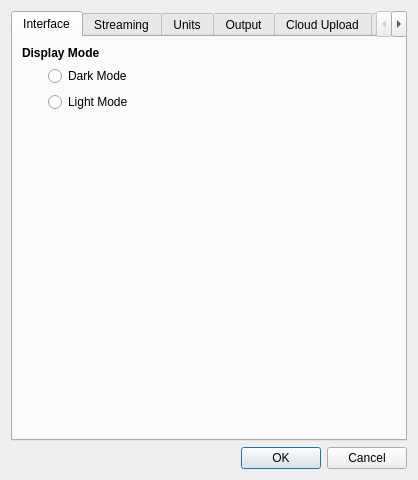
<?xml version="1.0" encoding="UTF-8"?>
<ui version="4.0">
 <class>PreferencesDialog</class>
 <widget class="QDialog" name="PreferencesDialog">
  <property name="geometry">
   <rect>
    <x>0</x>
    <y>0</y>
    <width>411</width>
    <height>480</height>
   </rect>
  </property>
  <property name="windowTitle">
   <string>Preferences</string>
  </property>
  <layout class="QGridLayout" name="gridLayout_5">
   <item row="0" column="0">
    <widget class="QTabWidget" name="tabWidget">
     <property name="currentIndex">
      <number>0</number>
     </property>
     <widget class="QWidget" name="interfaceTab">
      <attribute name="title">
       <string>Interface</string>
      </attribute>
      <layout class="QGridLayout" name="gridLayout_8" columnstretch="0,1">
       <item row="0" column="0" colspan="2">
        <widget class="QLabel" name="ledsLabel_2">
         <property name="font">
          <font>
           <weight>75</weight>
           <bold>true</bold>
          </font>
         </property>
         <property name="text">
          <string>Display Mode</string>
         </property>
        </widget>
       </item>
       <item row="1" column="0">
        <spacer name="horizontalSpacer_6">
         <property name="orientation">
          <enum>Qt::Horizontal</enum>
         </property>
         <property name="sizeType">
          <enum>QSizePolicy::Fixed</enum>
         </property>
         <property name="sizeHint" stdset="0">
          <size>
           <width>20</width>
           <height>10</height>
          </size>
         </property>
        </spacer>
       </item>
       <item row="1" column="1">
        <widget class="QRadioButton" name="darkMode">
         <property name="text">
          <string>Dark Mode</string>
         </property>
        </widget>
       </item>
       <item row="2" column="1">
        <widget class="QRadioButton" name="lightMode">
         <property name="text">
          <string>Light Mode</string>
         </property>
        </widget>
       </item>
       <item row="3" column="0" colspan="2">
        <spacer name="verticalSpacer_12">
         <property name="orientation">
          <enum>Qt::Vertical</enum>
         </property>
         <property name="sizeHint" stdset="0">
          <size>
           <width>369</width>
           <height>223</height>
          </size>
         </property>
        </spacer>
       </item>
      </layout>
     </widget>
     <widget class="QWidget" name="streamingTab">
      <attribute name="title">
       <string>Streaming</string>
      </attribute>
      <layout class="QGridLayout" name="gridLayout_3">
       <item row="1" column="0">
        <spacer name="horizontalSpacer_3">
         <property name="orientation">
          <enum>Qt::Horizontal</enum>
         </property>
         <property name="sizeType">
          <enum>QSizePolicy::Fixed</enum>
         </property>
         <property name="sizeHint" stdset="0">
          <size>
           <width>20</width>
           <height>10</height>
          </size>
         </property>
        </spacer>
       </item>
       <item row="1" column="1">
        <widget class="QCheckBox" name="automaticRGBCheckBox">
         <property name="text">
          <string>Automatically set RGB LEDs when connecting/disconnecting</string>
         </property>
         <property name="checked">
          <bool>true</bool>
         </property>
        </widget>
       </item>
       <item row="0" column="0" colspan="2">
        <widget class="QLabel" name="ledsLabel">
         <property name="font">
          <font>
           <weight>75</weight>
           <bold>true</bold>
          </font>
         </property>
         <property name="text">
          <string>RGB LEDs</string>
         </property>
        </widget>
       </item>
       <item row="5" column="0" colspan="2">
        <spacer name="verticalSpacer_9">
         <property name="orientation">
          <enum>Qt::Vertical</enum>
         </property>
         <property name="sizeHint" stdset="0">
          <size>
           <width>369</width>
           <height>243</height>
          </size>
         </property>
        </spacer>
       </item>
       <item row="2" column="0" colspan="2">
        <widget class="QLabel" name="downsamplingLabel">
         <property name="font">
          <font>
           <weight>75</weight>
           <bold>true</bold>
          </font>
         </property>
         <property name="text">
          <string>Downsampling (time domain graph only)</string>
         </property>
        </widget>
       </item>
       <item row="3" column="1">
        <widget class="QCheckBox" name="downsampleCheckBox">
         <property name="text">
          <string>Downsample high speed channels</string>
         </property>
         <property name="checked">
          <bool>true</bool>
         </property>
        </widget>
       </item>
       <item row="4" column="1">
        <widget class="QCheckBox" name="plotMeanCheckBox">
         <property name="text">
          <string>Plot 1 second mean</string>
         </property>
        </widget>
       </item>
      </layout>
     </widget>
     <widget class="QWidget" name="unitTab">
      <attribute name="title">
       <string>Units</string>
      </attribute>
      <layout class="QGridLayout" name="gridLayout">
       <item row="0" column="0" colspan="2">
        <widget class="QLabel" name="unitsLabel">
         <property name="font">
          <font>
           <weight>75</weight>
           <bold>true</bold>
          </font>
         </property>
         <property name="text">
          <string>Display Units</string>
         </property>
        </widget>
       </item>
       <item row="1" column="0">
        <spacer name="horizontalSpacer">
         <property name="orientation">
          <enum>Qt::Horizontal</enum>
         </property>
         <property name="sizeType">
          <enum>QSizePolicy::Fixed</enum>
         </property>
         <property name="sizeHint" stdset="0">
          <size>
           <width>20</width>
           <height>10</height>
          </size>
         </property>
        </spacer>
       </item>
       <item row="4" column="0" colspan="2">
        <spacer name="verticalSpacer_7">
         <property name="orientation">
          <enum>Qt::Vertical</enum>
         </property>
         <property name="sizeHint" stdset="0">
          <size>
           <width>20</width>
           <height>0</height>
          </size>
         </property>
        </spacer>
       </item>
       <item row="1" column="1">
        <widget class="UnitPreferencesWidget" name="unitPreferences" native="true"/>
       </item>
      </layout>
     </widget>
     <widget class="QWidget" name="outputTab">
      <attribute name="title">
       <string>Output</string>
      </attribute>
      <layout class="QGridLayout" name="gridLayout_2" columnstretch="0,1,0">
       <item row="6" column="0" colspan="3">
        <spacer name="verticalSpacer_8">
         <property name="orientation">
          <enum>Qt::Vertical</enum>
         </property>
         <property name="sizeHint" stdset="0">
          <size>
           <width>369</width>
           <height>237</height>
          </size>
         </property>
        </spacer>
       </item>
       <item row="0" column="0" colspan="3">
        <widget class="QLabel" name="outputLocationLabel">
         <property name="font">
          <font>
           <weight>75</weight>
           <bold>true</bold>
          </font>
         </property>
         <property name="text">
          <string>Output Location</string>
         </property>
        </widget>
       </item>
       <item row="5" column="2">
        <widget class="QSpinBox" name="compressionLevel">
         <property name="minimum">
          <number>0</number>
         </property>
         <property name="maximum">
          <number>9</number>
         </property>
         <property name="value">
          <number>6</number>
         </property>
        </widget>
       </item>
       <item row="3" column="0" colspan="3">
        <widget class="QLabel" name="compressionLabel">
         <property name="font">
          <font>
           <weight>75</weight>
           <bold>true</bold>
          </font>
         </property>
         <property name="text">
          <string>Compression</string>
         </property>
        </widget>
       </item>
       <item row="5" column="1">
        <widget class="QLabel" name="compressionLevelLabel">
         <property name="text">
          <string>Compression Level (default 6)</string>
         </property>
        </widget>
       </item>
       <item row="1" column="1" colspan="2">
        <layout class="QHBoxLayout" name="horizontalLayout">
         <item>
          <widget class="QLineEdit" name="outputLocation"/>
         </item>
         <item>
          <widget class="QPushButton" name="browseButton">
           <property name="text">
            <string>Browse...</string>
           </property>
          </widget>
         </item>
        </layout>
       </item>
       <item row="1" column="0">
        <spacer name="horizontalSpacer_2">
         <property name="orientation">
          <enum>Qt::Horizontal</enum>
         </property>
         <property name="sizeType">
          <enum>QSizePolicy::Fixed</enum>
         </property>
         <property name="sizeHint" stdset="0">
          <size>
           <width>20</width>
           <height>10</height>
          </size>
         </property>
        </spacer>
       </item>
      </layout>
     </widget>
     <widget class="QWidget" name="uploadTab">
      <attribute name="title">
       <string>Cloud Upload</string>
      </attribute>
      <layout class="QGridLayout" name="gridLayout_4">
       <item row="5" column="3">
        <widget class="QLineEdit" name="uploadAccessKeyID">
         <property name="enabled">
          <bool>false</bool>
         </property>
        </widget>
       </item>
       <item row="5" column="2">
        <widget class="QLabel" name="uploadAccessKeyIDLabel">
         <property name="enabled">
          <bool>false</bool>
         </property>
         <property name="text">
          <string>AWS Access Key ID</string>
         </property>
        </widget>
       </item>
       <item row="2" column="1">
        <spacer name="horizontalSpacer_5">
         <property name="orientation">
          <enum>Qt::Horizontal</enum>
         </property>
         <property name="sizeType">
          <enum>QSizePolicy::Fixed</enum>
         </property>
         <property name="sizeHint" stdset="0">
          <size>
           <width>20</width>
           <height>10</height>
          </size>
         </property>
        </spacer>
       </item>
       <item row="1" column="1" colspan="3">
        <widget class="QCheckBox" name="enableUpload">
         <property name="text">
          <string>Enable AWS S3 Upload</string>
         </property>
        </widget>
       </item>
       <item row="6" column="3">
        <widget class="QLineEdit" name="uploadSecretAccessKey">
         <property name="enabled">
          <bool>false</bool>
         </property>
         <property name="echoMode">
          <enum>QLineEdit::PasswordEchoOnEdit</enum>
         </property>
        </widget>
       </item>
       <item row="2" column="2">
        <widget class="QLabel" name="s3BucketLabel">
         <property name="enabled">
          <bool>false</bool>
         </property>
         <property name="text">
          <string>S3 Bucket</string>
         </property>
        </widget>
       </item>
       <item row="0" column="0" colspan="3">
        <widget class="QLabel" name="s3UploadLabel">
         <property name="font">
          <font>
           <weight>75</weight>
           <bold>true</bold>
          </font>
         </property>
         <property name="text">
          <string>Amazon S3 Upload</string>
         </property>
        </widget>
       </item>
       <item row="4" column="2">
        <widget class="QLabel" name="uploadDirectoryLabel">
         <property name="enabled">
          <bool>false</bool>
         </property>
         <property name="text">
          <string>Upload Directory</string>
         </property>
        </widget>
       </item>
       <item row="4" column="3">
        <widget class="QLineEdit" name="uploadDirectory">
         <property name="enabled">
          <bool>false</bool>
         </property>
        </widget>
       </item>
       <item row="1" column="0">
        <spacer name="horizontalSpacer_4">
         <property name="orientation">
          <enum>Qt::Horizontal</enum>
         </property>
         <property name="sizeType">
          <enum>QSizePolicy::Fixed</enum>
         </property>
         <property name="sizeHint" stdset="0">
          <size>
           <width>20</width>
           <height>10</height>
          </size>
         </property>
        </spacer>
       </item>
       <item row="8" column="0" colspan="4">
        <spacer name="verticalSpacer_10">
         <property name="orientation">
          <enum>Qt::Vertical</enum>
         </property>
         <property name="sizeHint" stdset="0">
          <size>
           <width>369</width>
           <height>116</height>
          </size>
         </property>
        </spacer>
       </item>
       <item row="2" column="3">
        <widget class="QLineEdit" name="s3Bucket">
         <property name="enabled">
          <bool>false</bool>
         </property>
        </widget>
       </item>
       <item row="7" column="2" colspan="2">
        <widget class="QCheckBox" name="uploadDeleteOriginal">
         <property name="enabled">
          <bool>false</bool>
         </property>
         <property name="text">
          <string>Delete original .apd after successful upload</string>
         </property>
        </widget>
       </item>
       <item row="6" column="2">
        <widget class="QLabel" name="uploadSecretAccessKeyLabel">
         <property name="enabled">
          <bool>false</bool>
         </property>
         <property name="text">
          <string>AWS Secret Access Key</string>
         </property>
        </widget>
       </item>
       <item row="3" column="2">
        <widget class="QLabel" name="awsRegionLabel">
         <property name="enabled">
          <bool>false</bool>
         </property>
         <property name="text">
          <string>S3 Bucket AWS Region</string>
         </property>
        </widget>
       </item>
       <item row="3" column="3">
        <widget class="QLineEdit" name="awsRegion">
         <property name="enabled">
          <bool>false</bool>
         </property>
        </widget>
       </item>
      </layout>
     </widget>
     <widget class="QWidget" name="alertTab">
      <attribute name="title">
       <string>Alerts</string>
      </attribute>
      <layout class="QGridLayout" name="gridLayout_6">
       <item row="1" column="0">
        <spacer name="horizontalSpacer_7">
         <property name="orientation">
          <enum>Qt::Horizontal</enum>
         </property>
         <property name="sizeType">
          <enum>QSizePolicy::Fixed</enum>
         </property>
         <property name="sizeHint" stdset="0">
          <size>
           <width>20</width>
           <height>10</height>
          </size>
         </property>
        </spacer>
       </item>
       <item row="0" column="0" colspan="3">
        <widget class="QLabel" name="alertEmailLabel">
         <property name="font">
          <font>
           <weight>75</weight>
           <bold>true</bold>
          </font>
         </property>
         <property name="text">
          <string>Alert Email</string>
         </property>
        </widget>
       </item>
       <item row="3" column="0" colspan="3">
        <spacer name="verticalSpacer_11">
         <property name="orientation">
          <enum>Qt::Vertical</enum>
         </property>
         <property name="sizeHint" stdset="0">
          <size>
           <width>369</width>
           <height>284</height>
          </size>
         </property>
        </spacer>
       </item>
       <item row="2" column="2">
        <widget class="QWidget" name="smtpWidget" native="true">
         <property name="enabled">
          <bool>false</bool>
         </property>
         <property name="sizePolicy">
          <sizepolicy hsizetype="Minimum" vsizetype="Minimum">
           <horstretch>1</horstretch>
           <verstretch>1</verstretch>
          </sizepolicy>
         </property>
         <layout class="QGridLayout" name="gridLayout_7">
          <property name="leftMargin">
           <number>0</number>
          </property>
          <property name="topMargin">
           <number>0</number>
          </property>
          <property name="rightMargin">
           <number>0</number>
          </property>
          <property name="bottomMargin">
           <number>0</number>
          </property>
          <item row="1" column="0">
           <widget class="QLabel" name="toAddressLabel">
            <property name="text">
             <string>To Address</string>
            </property>
            <property name="buddy">
             <cstring>toAddress</cstring>
            </property>
           </widget>
          </item>
          <item row="8" column="0">
           <widget class="QLabel" name="smtpUserLabel">
            <property name="text">
             <string>SMTP User</string>
            </property>
            <property name="buddy">
             <cstring>smtpUser</cstring>
            </property>
           </widget>
          </item>
          <item row="0" column="1">
           <widget class="QLineEdit" name="fromAddress"/>
          </item>
          <item row="2" column="1">
           <widget class="QLineEdit" name="smtpHost"/>
          </item>
          <item row="9" column="0">
           <widget class="QLabel" name="smtpPasswordLabel">
            <property name="text">
             <string>SMTP Password</string>
            </property>
            <property name="buddy">
             <cstring>smtpPassword</cstring>
            </property>
           </widget>
          </item>
          <item row="9" column="1">
           <widget class="QLineEdit" name="smtpPassword">
            <property name="echoMode">
             <enum>QLineEdit::PasswordEchoOnEdit</enum>
            </property>
           </widget>
          </item>
          <item row="2" column="0">
           <widget class="QLabel" name="smtpHostLabel">
            <property name="text">
             <string>SMTP Server Host</string>
            </property>
            <property name="buddy">
             <cstring>smtpHost</cstring>
            </property>
           </widget>
          </item>
          <item row="5" column="0">
           <widget class="QRadioButton" name="useSSL">
            <property name="text">
             <string>SSL/TLS</string>
            </property>
           </widget>
          </item>
          <item row="0" column="0">
           <widget class="QLabel" name="fromAddressLabel">
            <property name="text">
             <string>From Address</string>
            </property>
            <property name="buddy">
             <cstring>fromAddress</cstring>
            </property>
           </widget>
          </item>
          <item row="3" column="0">
           <widget class="QLabel" name="smtpPortLabel">
            <property name="text">
             <string>SMTP Server Port</string>
            </property>
           </widget>
          </item>
          <item row="3" column="1">
           <widget class="QSpinBox" name="smtpPort">
            <property name="minimum">
             <number>1</number>
            </property>
            <property name="maximum">
             <number>65535</number>
            </property>
           </widget>
          </item>
          <item row="4" column="0">
           <widget class="QRadioButton" name="useSTARTTLS">
            <property name="text">
             <string>STARTTLS</string>
            </property>
            <property name="checked">
             <bool>true</bool>
            </property>
           </widget>
          </item>
          <item row="8" column="1">
           <widget class="QLineEdit" name="smtpUser"/>
          </item>
          <item row="6" column="0">
           <widget class="QRadioButton" name="noSecurity">
            <property name="text">
             <string>No Security</string>
            </property>
           </widget>
          </item>
          <item row="1" column="1">
           <widget class="QLineEdit" name="toAddress"/>
          </item>
          <item row="7" column="0" colspan="2">
           <widget class="QCheckBox" name="useAuthentication">
            <property name="text">
             <string>Use Authentication</string>
            </property>
            <property name="checked">
             <bool>true</bool>
            </property>
           </widget>
          </item>
          <item row="10" column="0">
           <widget class="QPushButton" name="testEmail">
            <property name="enabled">
             <bool>false</bool>
            </property>
            <property name="text">
             <string>Send Test Email</string>
            </property>
           </widget>
          </item>
         </layout>
        </widget>
       </item>
       <item row="2" column="1">
        <spacer name="horizontalSpacer_8">
         <property name="orientation">
          <enum>Qt::Horizontal</enum>
         </property>
         <property name="sizeType">
          <enum>QSizePolicy::Fixed</enum>
         </property>
         <property name="sizeHint" stdset="0">
          <size>
           <width>20</width>
           <height>10</height>
          </size>
         </property>
        </spacer>
       </item>
       <item row="1" column="1" colspan="2">
        <widget class="QCheckBox" name="enableAlertEmail">
         <property name="text">
          <string>Send email when alert is generated</string>
         </property>
        </widget>
       </item>
      </layout>
     </widget>
    </widget>
   </item>
   <item row="1" column="0">
    <widget class="QDialogButtonBox" name="buttonBox">
     <property name="orientation">
      <enum>Qt::Horizontal</enum>
     </property>
     <property name="standardButtons">
      <set>QDialogButtonBox::Cancel|QDialogButtonBox::Ok</set>
     </property>
    </widget>
   </item>
  </layout>
 </widget>
 <customwidgets>
  <customwidget>
   <class>UnitPreferencesWidget</class>
   <extends>QWidget</extends>
   <header location="global">hyperborea.unit_preferences</header>
   <container>1</container>
  </customwidget>
 </customwidgets>
 <tabstops>
  <tabstop>tabWidget</tabstop>
  <tabstop>enableAlertEmail</tabstop>
  <tabstop>fromAddress</tabstop>
  <tabstop>toAddress</tabstop>
  <tabstop>smtpHost</tabstop>
  <tabstop>useSTARTTLS</tabstop>
  <tabstop>useSSL</tabstop>
  <tabstop>noSecurity</tabstop>
  <tabstop>useAuthentication</tabstop>
  <tabstop>smtpUser</tabstop>
  <tabstop>smtpPassword</tabstop>
  <tabstop>downsampleCheckBox</tabstop>
  <tabstop>automaticRGBCheckBox</tabstop>
  <tabstop>outputLocation</tabstop>
  <tabstop>browseButton</tabstop>
  <tabstop>compressionLevel</tabstop>
  <tabstop>enableUpload</tabstop>
  <tabstop>uploadSecretAccessKey</tabstop>
  <tabstop>uploadDeleteOriginal</tabstop>
  <tabstop>s3Bucket</tabstop>
  <tabstop>awsRegion</tabstop>
  <tabstop>uploadDirectory</tabstop>
  <tabstop>uploadAccessKeyID</tabstop>
 </tabstops>
 <resources/>
 <connections>
  <connection>
   <sender>buttonBox</sender>
   <signal>accepted()</signal>
   <receiver>PreferencesDialog</receiver>
   <slot>accept()</slot>
   <hints>
    <hint type="sourcelabel">
     <x>275</x>
     <y>470</y>
    </hint>
    <hint type="destinationlabel">
     <x>157</x>
     <y>274</y>
    </hint>
   </hints>
  </connection>
  <connection>
   <sender>buttonBox</sender>
   <signal>rejected()</signal>
   <receiver>PreferencesDialog</receiver>
   <slot>reject()</slot>
   <hints>
    <hint type="sourcelabel">
     <x>343</x>
     <y>470</y>
    </hint>
    <hint type="destinationlabel">
     <x>286</x>
     <y>274</y>
    </hint>
   </hints>
  </connection>
  <connection>
   <sender>enableUpload</sender>
   <signal>toggled(bool)</signal>
   <receiver>s3BucketLabel</receiver>
   <slot>setEnabled(bool)</slot>
   <hints>
    <hint type="sourcelabel">
     <x>106</x>
     <y>69</y>
    </hint>
    <hint type="destinationlabel">
     <x>113</x>
     <y>93</y>
    </hint>
   </hints>
  </connection>
  <connection>
   <sender>enableUpload</sender>
   <signal>toggled(bool)</signal>
   <receiver>s3Bucket</receiver>
   <slot>setEnabled(bool)</slot>
   <hints>
    <hint type="sourcelabel">
     <x>231</x>
     <y>69</y>
    </hint>
    <hint type="destinationlabel">
     <x>235</x>
     <y>92</y>
    </hint>
   </hints>
  </connection>
  <connection>
   <sender>enableUpload</sender>
   <signal>toggled(bool)</signal>
   <receiver>uploadDirectoryLabel</receiver>
   <slot>setEnabled(bool)</slot>
   <hints>
    <hint type="sourcelabel">
     <x>143</x>
     <y>67</y>
    </hint>
    <hint type="destinationlabel">
     <x>168</x>
     <y>153</y>
    </hint>
   </hints>
  </connection>
  <connection>
   <sender>enableUpload</sender>
   <signal>toggled(bool)</signal>
   <receiver>uploadDirectory</receiver>
   <slot>setEnabled(bool)</slot>
   <hints>
    <hint type="sourcelabel">
     <x>192</x>
     <y>65</y>
    </hint>
    <hint type="destinationlabel">
     <x>340</x>
     <y>153</y>
    </hint>
   </hints>
  </connection>
  <connection>
   <sender>enableUpload</sender>
   <signal>toggled(bool)</signal>
   <receiver>uploadAccessKeyIDLabel</receiver>
   <slot>setEnabled(bool)</slot>
   <hints>
    <hint type="sourcelabel">
     <x>169</x>
     <y>68</y>
    </hint>
    <hint type="destinationlabel">
     <x>185</x>
     <y>179</y>
    </hint>
   </hints>
  </connection>
  <connection>
   <sender>enableUpload</sender>
   <signal>toggled(bool)</signal>
   <receiver>uploadAccessKeyID</receiver>
   <slot>setEnabled(bool)</slot>
   <hints>
    <hint type="sourcelabel">
     <x>341</x>
     <y>62</y>
    </hint>
    <hint type="destinationlabel">
     <x>388</x>
     <y>179</y>
    </hint>
   </hints>
  </connection>
  <connection>
   <sender>enableUpload</sender>
   <signal>toggled(bool)</signal>
   <receiver>uploadSecretAccessKeyLabel</receiver>
   <slot>setEnabled(bool)</slot>
   <hints>
    <hint type="sourcelabel">
     <x>207</x>
     <y>67</y>
    </hint>
    <hint type="destinationlabel">
     <x>171</x>
     <y>205</y>
    </hint>
   </hints>
  </connection>
  <connection>
   <sender>enableUpload</sender>
   <signal>toggled(bool)</signal>
   <receiver>uploadSecretAccessKey</receiver>
   <slot>setEnabled(bool)</slot>
   <hints>
    <hint type="sourcelabel">
     <x>258</x>
     <y>69</y>
    </hint>
    <hint type="destinationlabel">
     <x>375</x>
     <y>205</y>
    </hint>
   </hints>
  </connection>
  <connection>
   <sender>enableUpload</sender>
   <signal>toggled(bool)</signal>
   <receiver>uploadDeleteOriginal</receiver>
   <slot>setEnabled(bool)</slot>
   <hints>
    <hint type="sourcelabel">
     <x>279</x>
     <y>65</y>
    </hint>
    <hint type="destinationlabel">
     <x>309</x>
     <y>228</y>
    </hint>
   </hints>
  </connection>
  <connection>
   <sender>enableUpload</sender>
   <signal>toggled(bool)</signal>
   <receiver>awsRegionLabel</receiver>
   <slot>setEnabled(bool)</slot>
   <hints>
    <hint type="sourcelabel">
     <x>145</x>
     <y>72</y>
    </hint>
    <hint type="destinationlabel">
     <x>147</x>
     <y>120</y>
    </hint>
   </hints>
  </connection>
  <connection>
   <sender>enableUpload</sender>
   <signal>toggled(bool)</signal>
   <receiver>awsRegion</receiver>
   <slot>setEnabled(bool)</slot>
   <hints>
    <hint type="sourcelabel">
     <x>277</x>
     <y>68</y>
    </hint>
    <hint type="destinationlabel">
     <x>271</x>
     <y>124</y>
    </hint>
   </hints>
  </connection>
  <connection>
   <sender>enableAlertEmail</sender>
   <signal>toggled(bool)</signal>
   <receiver>smtpWidget</receiver>
   <slot>setEnabled(bool)</slot>
   <hints>
    <hint type="sourcelabel">
     <x>157</x>
     <y>64</y>
    </hint>
    <hint type="destinationlabel">
     <x>220</x>
     <y>217</y>
    </hint>
   </hints>
  </connection>
  <connection>
   <sender>useAuthentication</sender>
   <signal>toggled(bool)</signal>
   <receiver>smtpUser</receiver>
   <slot>setEnabled(bool)</slot>
   <hints>
    <hint type="sourcelabel">
     <x>175</x>
     <y>261</y>
    </hint>
    <hint type="destinationlabel">
     <x>192</x>
     <y>293</y>
    </hint>
   </hints>
  </connection>
  <connection>
   <sender>useAuthentication</sender>
   <signal>toggled(bool)</signal>
   <receiver>smtpPassword</receiver>
   <slot>setEnabled(bool)</slot>
   <hints>
    <hint type="sourcelabel">
     <x>237</x>
     <y>268</y>
    </hint>
    <hint type="destinationlabel">
     <x>241</x>
     <y>313</y>
    </hint>
   </hints>
  </connection>
  <connection>
   <sender>useAuthentication</sender>
   <signal>toggled(bool)</signal>
   <receiver>smtpUserLabel</receiver>
   <slot>setEnabled(bool)</slot>
   <hints>
    <hint type="sourcelabel">
     <x>156</x>
     <y>261</y>
    </hint>
    <hint type="destinationlabel">
     <x>124</x>
     <y>285</y>
    </hint>
   </hints>
  </connection>
  <connection>
   <sender>useAuthentication</sender>
   <signal>toggled(bool)</signal>
   <receiver>smtpPasswordLabel</receiver>
   <slot>setEnabled(bool)</slot>
   <hints>
    <hint type="sourcelabel">
     <x>170</x>
     <y>260</y>
    </hint>
    <hint type="destinationlabel">
     <x>125</x>
     <y>308</y>
    </hint>
   </hints>
  </connection>
  <connection>
   <sender>enableAlertEmail</sender>
   <signal>toggled(bool)</signal>
   <receiver>testEmail</receiver>
   <slot>setEnabled(bool)</slot>
   <hints>
    <hint type="sourcelabel">
     <x>128</x>
     <y>68</y>
    </hint>
    <hint type="destinationlabel">
     <x>149</x>
     <y>348</y>
    </hint>
   </hints>
  </connection>
 </connections>
</ui>
